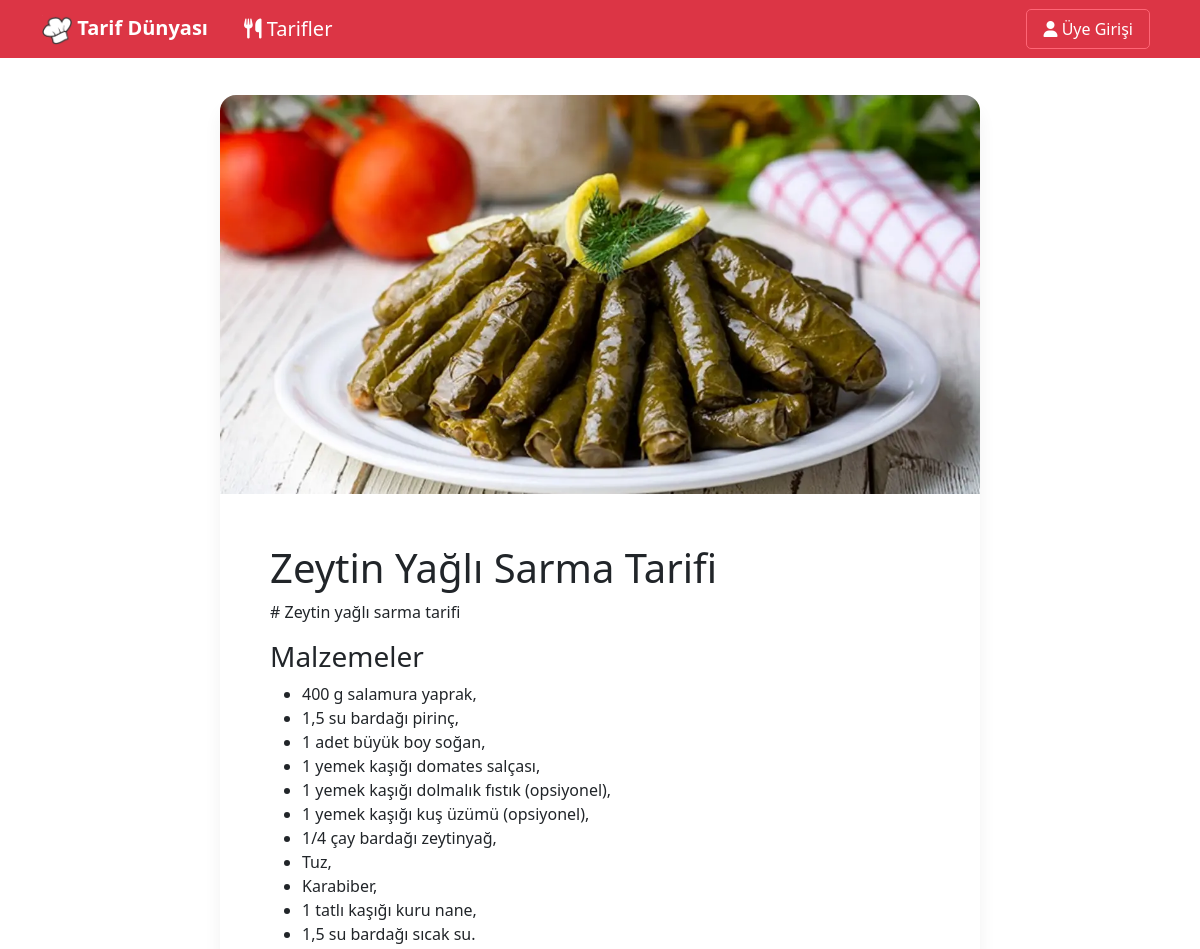
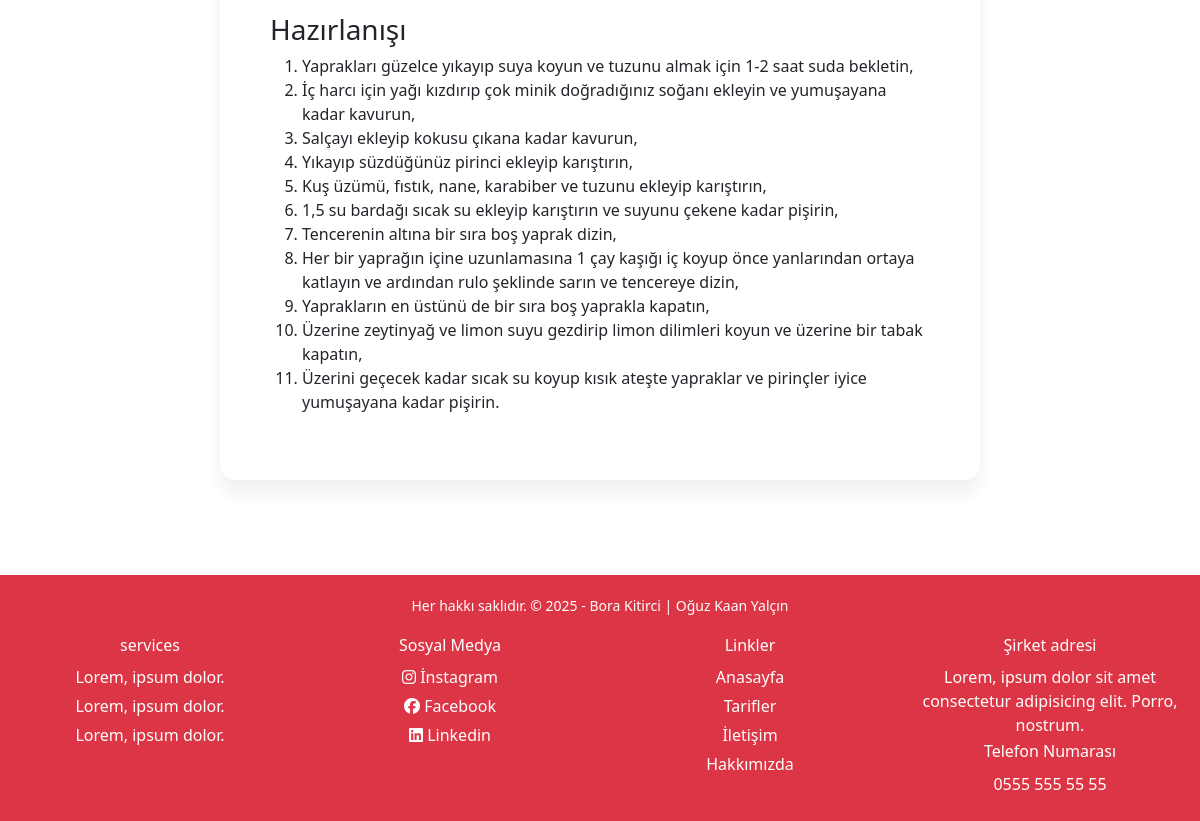
The page /tarifler/sarma-tarifi on the database its author committed (2 pictures, top to bottom).
### foodMain/models.py (models this page shows, shortened)
class Food(models.Model):
    title = models.CharField(max_length=50)
    subtitle = models.CharField(max_length=100, default="")
    description = RichTextField()
    image_url = models.CharField(max_length=50)
    date = models.DateField()
    isUpdate = models.BooleanField()
    slug = models.SlugField(default="", null=False, unique=True, db_index=True)
    categories = models.ManyToManyField(Categories)

### foodMain/views.py (the view)
# urls.py: path("<slug:recipe_title>", views.details, name="recipe_details"),
def details(request, recipe_title):
    try:
        recipe = Food.objects.get(slug=recipe_title)
        kategoriler = Categories.objects.all()
    except:
        raise Http404()
    context = {
        'recipe': recipe,
        'categories': kategoriler
    }
    return render(request, 'foods/details.html', context)

### foodMain/Templates/foods/details.html (shortened to what this page needs)
{% extends "layout.html" %}
{% load static %}
{% block content %}
<div class="container_details">
    <div class="recipe_details">
        <img src="{% static 'foods/images/'|add:recipe.image_url %}" alt="{{ recipe.title }}" >
      <div class="content_details">
        <h1 class="title_details">{{ recipe.title }}</h1>
        <p># {{ recipe.subtitle }}</p>
        <p class="description_details">{{ recipe.description|safe }}</p>
      </div>
    </div>
  </div>
{% endblock content %}
{% block footer %}
{% include "foods/partials/_footer.html" %}
{% endblock footer %}

### pages/static/main.css (style rules this page uses)
body { font-family: 'Segoe UI', Tahoma, Geneva, Verdana, sans-serif; margin: 0; padding: 0; }
@media (min-width: 1200px) { .container_details { max-width: 800px; margin: 0 auto; padding: 20px; position: relative; top: 75px; } }
.recipe_details { border-radius: 10px; overflow: hidden; border-radius: 16px; -webkit-box-shadow: 0 14px 18px rgba(0, 0, 0, .06); box-shadow: 0 14px 18px rgba(0, 0, 0, .06); font-weight: 200; }
.recipe_details img { width: 100%; height: 50%; border-radius: 10px 10px 0 0; }
@media (min-width: 1200px) { .content_details { padding: 50px; } }
.title_details { margin-top: 0; }
.description_details { margin-bottom: 10px; margin: auto; }

### rows shown on the page
Food: image_url (picture), title "Zeytin Yağlı Sarma Tarifi", subtitle "Zeytin yağlı sarma tarifi", description "Malzemeler 400 g salamura yaprak, 1,5 su bardağı pirinç, 1 adet büyük boy soğan, 1 yemek kaşığı domates salçası, 1 yemek kaşığı dolmalık fıstık (opsiyonel), 1 yemek kaşığı kuş üzümü (opsiyonel), 1/4 çay bardağı zeytinyağ, Tuz, Karabiber, 1 tatlı kaşığı kuru nane, 1,5 su bardağı sıcak su. Hazırlanışı Yaprakları güzelce yıkayıp suya koyun ve tuzunu almak için 1-2 saat suda bekletin, İç harcı için yağı kızdırıp çok minik doğradığınız soğanı ekleyin ve yumuşayana kadar kavurun, Salçayı ekleyip kokusu çıkana kadar kavurun, Yıkayıp süzdüğünüz pirinci ekleyip karıştırın, Kuş üzümü, fıstık, nane, karabiber ve tuzunu ekleyip karıştırın, 1,5 su bardağı sıcak su ekleyip karıştırın ve suyunu çekene…"
